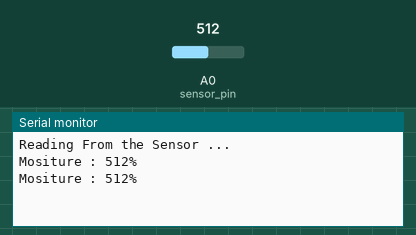
Recording of a sketch running on a simulated Arduino Uno, built with avr-gcc and run on an emulated ATmega328P. Parts: the last lines printed to the serial monitor. The test bench sets the inputs (shaded band); at power-on: A0 (sensor_pin) = 512.

Above: at 3.2 s.
3.3 s: A0 (sensor_pin) set to 716
At 4.6 s:
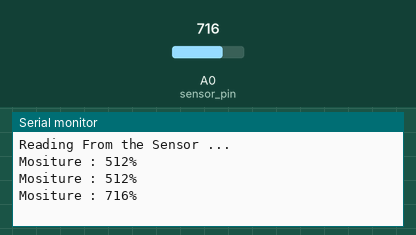
4.8 s: A0 (sensor_pin) set to 900
At 5.8 s:
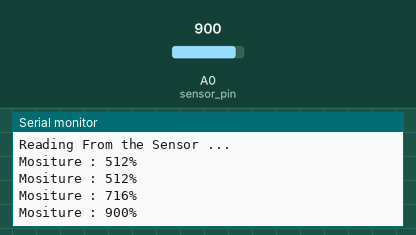
Timing chart, 0 to 7.8 s (numbered marks = the images above; inputs shaded):
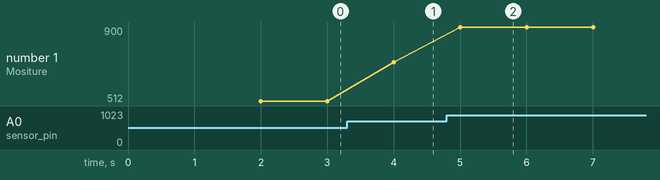

Measured:
- after the input at 3.3 s, the serial monitor: prints a new line after 0.70 s (image 1)
- after the input at 4.8 s, the serial monitor: prints a new line after 0.20 s (image 2)
- plotted number 1: 512 → 716 after the input at 3.3 s, 716 → 900 after the input at 4.8 s

The sketch:

soil_sensor.ino
```cpp
int sensor_pin = A0;

int output_value ;

void setup() {

   Serial.begin(9600);

   Serial.println("Reading From the Sensor ...");

   delay(2000);

   }

void loop() {

   output_value= analogRead(sensor_pin);

   Serial.print("Mositure : ");

   Serial.print(output_value);

   Serial.println("%");

   delay(1000);

   }
```
